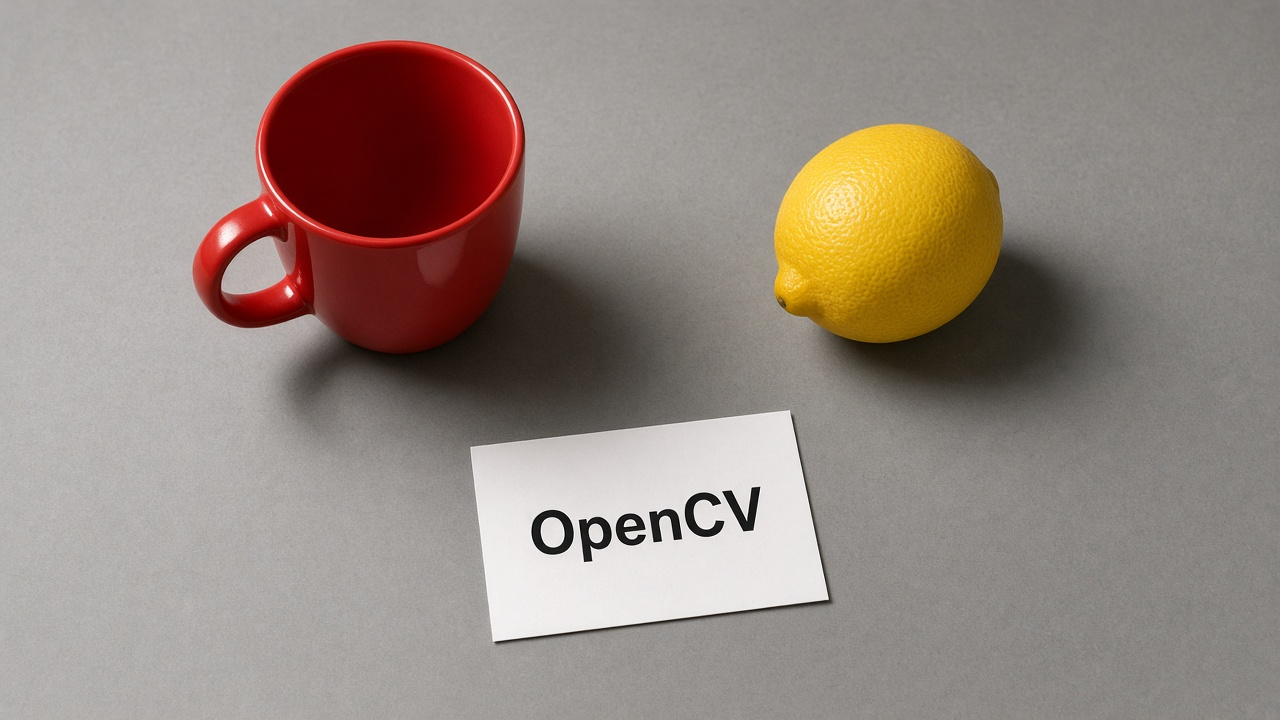
#> input picture image_processing/exercicios_aula_07/assets/imagem_base_opencv.jpg, 1280 x 720 px; the run also reads 1 picture not shown here
$ python exercicio_02.py
#> lines starting #> are read from the running program, lines starting #| are printed output that depends on the picture; long printed decimals are rounded
''''
2. Utilizar assets/aula7_ruido_sal_pimenta.png e assets/imagem_base_opencv.jpg como
referência sem ruído. Aplicar média 5×5, Gaussiano 5×5 e mediana 5×5 na imagem ruidosa. Salvar os
resultados e, para cada filtro, calcular erro = cv2.absdiff(original, resultado).mean().
Apresentar os três erros no terminal.
'''

from pathlib import Path

import cv2
import numpy as np

entrada_sem_ruido = "assets/imagem_base_opencv.jpg"
entrada_com_ruido = "assets/aula7_ruido_sal_pimenta.png"

# Carrega a imagem sem ruído
imagem_sem_ruido = cv2.imread(entrada_sem_ruido, cv2.IMREAD_GRAYSCALE)
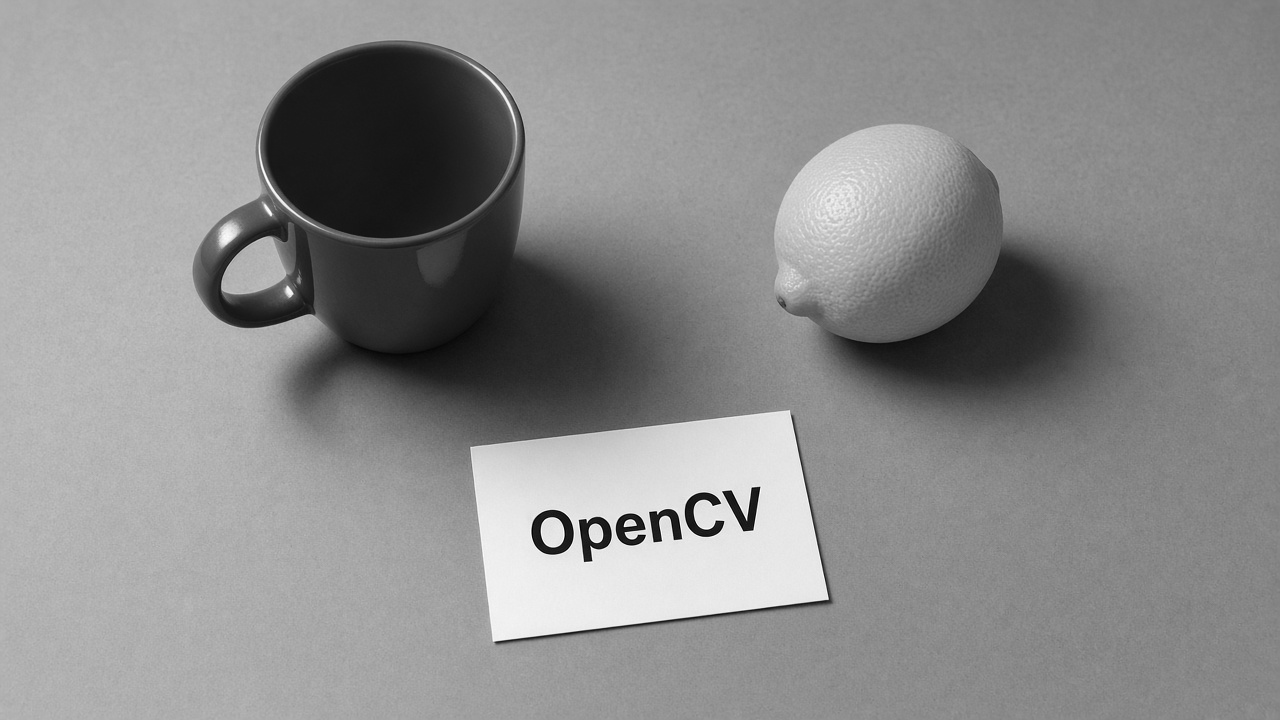
#> imagem_sem_ruido: shape (720, 1280); min 0, max 255, mean 140.5
if imagem_sem_ruido is None:
    raise FileNotFoundError(f"Não foi possível abrir: {entrada_sem_ruido}")

# Carrega a imagem com ruído
imagem_com_ruido = cv2.imread(entrada_com_ruido, cv2.IMREAD_GRAYSCALE)
#> imagem_com_ruido: shape (720, 1280); min 0, max 255, mean 139.6
if imagem_com_ruido is None:
    raise FileNotFoundError(f"Não foi possível abrir: {entrada_com_ruido}")

# Aplica filtro de média 5x5
resultado_media = cv2.blur(imagem_com_ruido, (5, 5), borderType=cv2.BORDER_REFLECT_101)
erro_media = cv2.absdiff(imagem_sem_ruido, resultado_media).mean()
#> erro_media = 5.03

# Aplica filtro gaussiano 5x5
resultado_gaussiano = cv2.GaussianBlur(imagem_com_ruido, (5, 5), sigmaX=0, borderType=cv2.BORDER_REFLECT_101)
erro_gaussiano = cv2.absdiff(imagem_sem_ruido, resultado_gaussiano).mean()
#> erro_gaussiano = 5

# Aplica filtro de mediana 5x5
resultado_mediana = cv2.medianBlur(imagem_com_ruido, 5)
erro_mediana = cv2.absdiff(imagem_sem_ruido, resultado_mediana).mean()
#> erro_mediana = 2.03

print(f"Erro média: {erro_media}")
#| Erro média: 5.035
print(f"Erro gaussiano: {erro_gaussiano}")
#| Erro gaussiano: 5.004
print(f"Erro mediana: {erro_mediana}")
#| Erro mediana: 2.032

# Salva os resultados em arquivos
pasta_saida = Path("./assets/exercicio_02/")
pasta_saida.mkdir(exist_ok=True)

cv2.imwrite(pasta_saida / "resultado_media.jpg", resultado_media)
cv2.imwrite(pasta_saida / "resultado_gaussiano.jpg", resultado_gaussiano)
cv2.imwrite(pasta_saida / "resultado_mediana.jpg", resultado_mediana)
